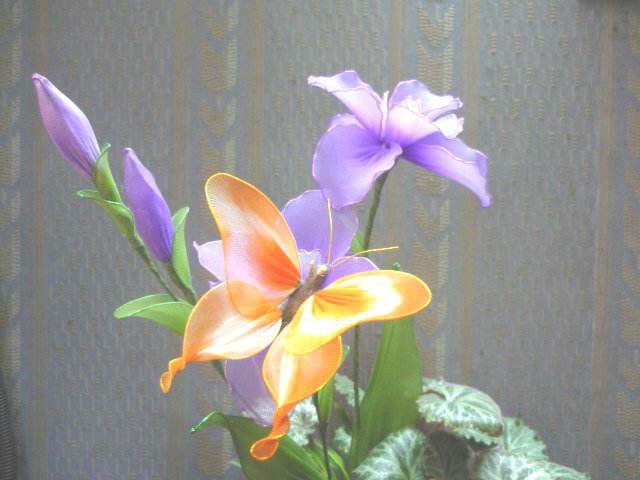
#> input picture datas/f4.jpg, 640 x 480 px
$ jupyter execute '10-图像边缘检测.ipynb'   (shell and % lines are left out)
#> lines starting #> are read from the running program, lines starting #| are printed output that depends on the picture; after the words box and inside, x2 and y2 are one past the last pixel; in counts of white or black regions, pixels touching at a corner belong together
# 图像边缘检测

[cell 1]
import matplotlib.pyplot as plt
import cv2
import numpy as np

[cell 2]
src = cv2.imread('../datas/f4.jpg')
#> src is the input picture: shape (480, 640, 3); mean B, G, R 142.8, 147.8, 150.1
rgb = cv2.cvtColor(src,cv2.COLOR_BGR2RGB)
gray = cv2.cvtColor(src,cv2.COLOR_BGR2GRAY)
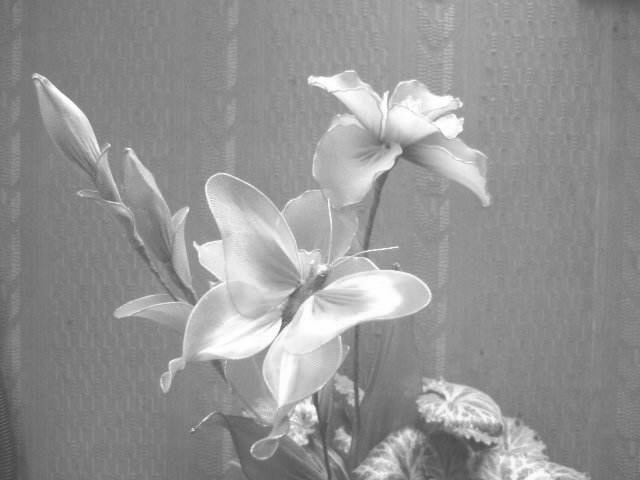
#> gray: shape (480, 640); min 66, max 255, mean 147.9
rgb_f = rgb.astype(np.float32)

## 1.Sobel算子

[cell 3]
dst_sobel = cv2.Sobel(rgb,-1,0,1)
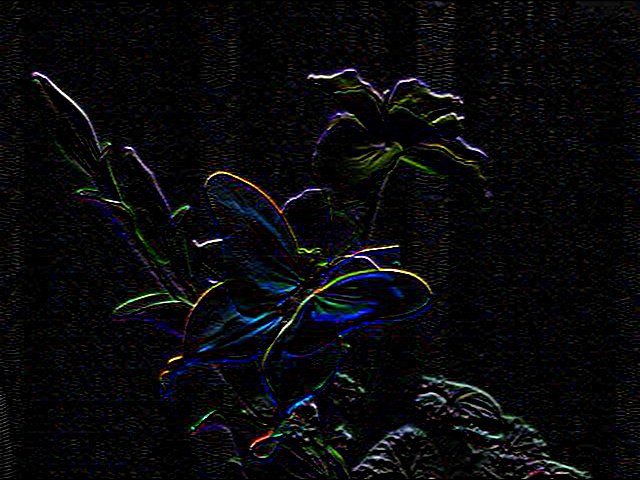
#> dst_sobel: shape (480, 640, 3); mean R, G, B 9, 9.5, 11.2

[cell 4]
plt.imshow(dst_sobel)
plt.title('Sobel Edge Detect')

## 2.Canny算子

[cell 5]
dst_canny = cv2.Canny(gray,80,180)
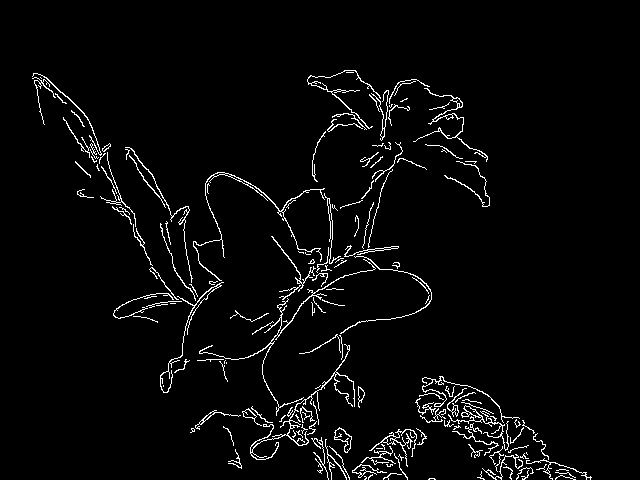
#> dst_canny: shape (480, 640); 3.3% white in thin lines or dots, all inside (x1, y1, x2, y2) = (32, 70, 592, 480)

[cell 6]
plt.imshow(dst_canny,'gray')
plt.title('Canny')

## 3.Laplacian算子

[cell 7]
dst_laplacian = cv2.Laplacian(rgb,-1)
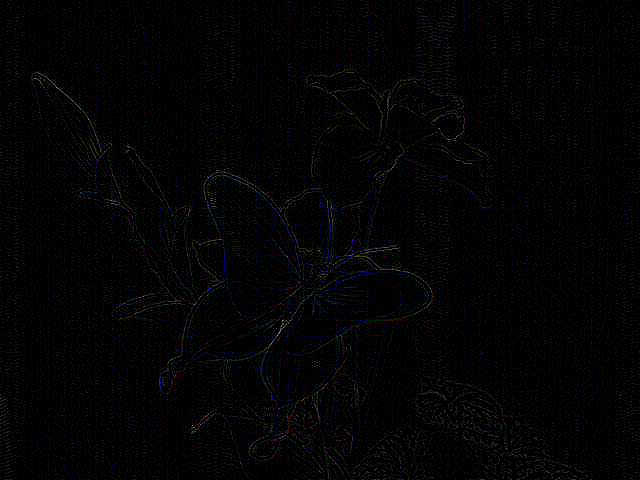
#> dst_laplacian: shape (480, 640, 3); mean R, G, B 3.4, 3.2, 3.9

[cell 8]
plt.imshow(dst_laplacian)
plt.title('Laplacian')

## 4.Scharr算子

[cell 9]
dst_scharr = cv2.Scharr(rgb,-1,0,1)
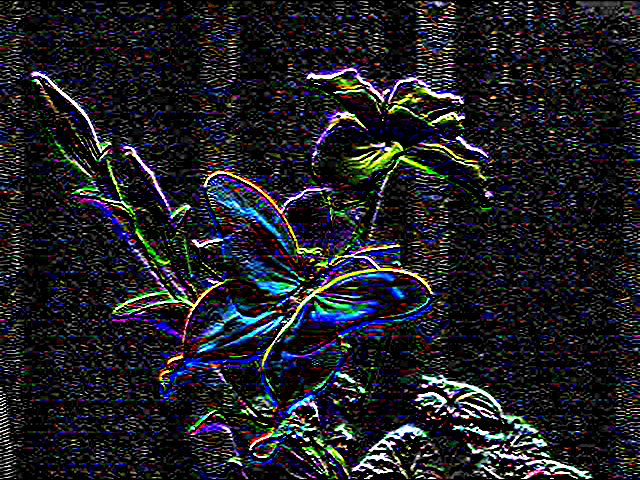
#> dst_scharr: shape (480, 640, 3); mean R, G, B 30.6, 31.4, 36.2

$ run again, with datas/f1.jpg copied over datas/f4.jpg
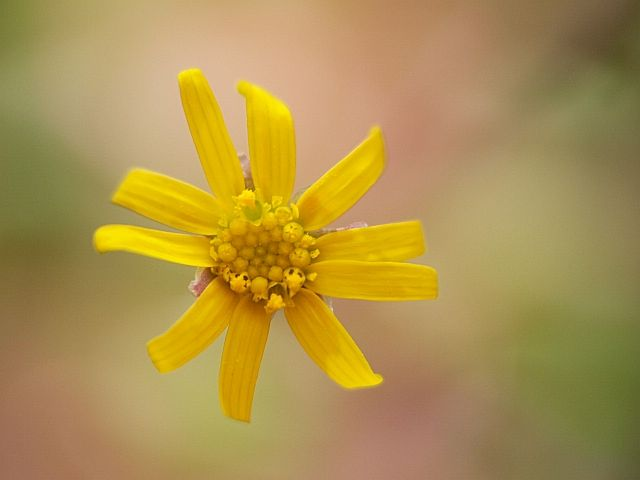
#> input picture datas/f1.jpg, 640 x 480 px
#> src is the input picture: shape (480, 640, 3); mean B, G, R 78.8, 145.8, 173.2
#> `dst_canny = cv2.Canny(gray,80,180)`:
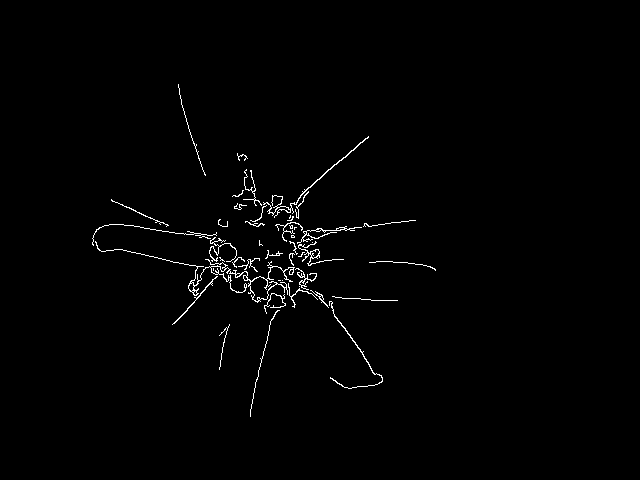
#> dst_canny: shape (480, 640); 1.1% white in thin lines or dots, all inside (x1, y1, x2, y2) = (92, 84, 436, 417)
#> `dst_scharr = cv2.Scharr(rgb,-1,0,1)`:
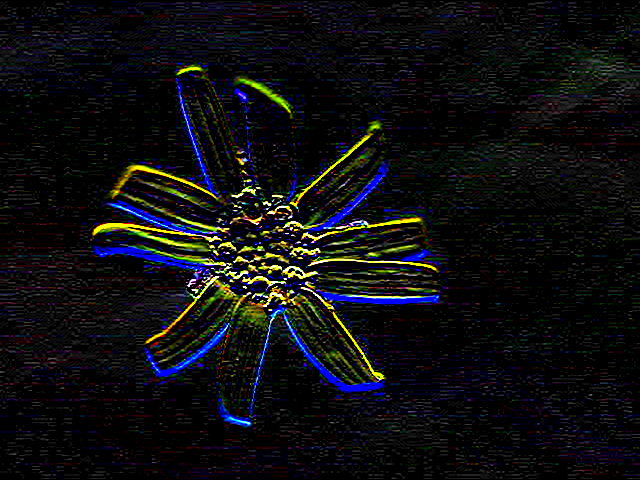
#> dst_scharr: shape (480, 640, 3); mean R, G, B 13.7, 13.9, 15.6

$ run again, with datas/f3.jpg copied over datas/f4.jpg
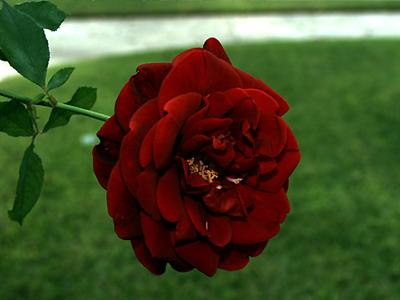
#> input picture datas/f3.jpg, 400 x 300 px
#> src is the input picture: shape (300, 400, 3); mean B, G, R 41.2, 78.6, 72.4
#> `dst_canny = cv2.Canny(gray,80,180)`:
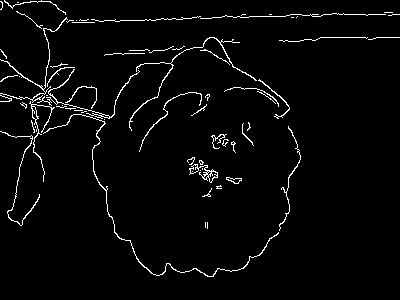
#> dst_canny: shape (300, 400); 3.1% white in thin lines or dots
#> `dst_scharr = cv2.Scharr(rgb,-1,0,1)`:
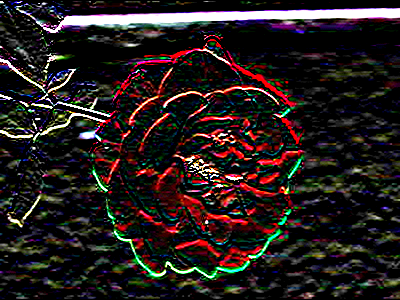
#> dst_scharr: shape (300, 400, 3); mean R, G, B 38.5, 30.2, 29.1
